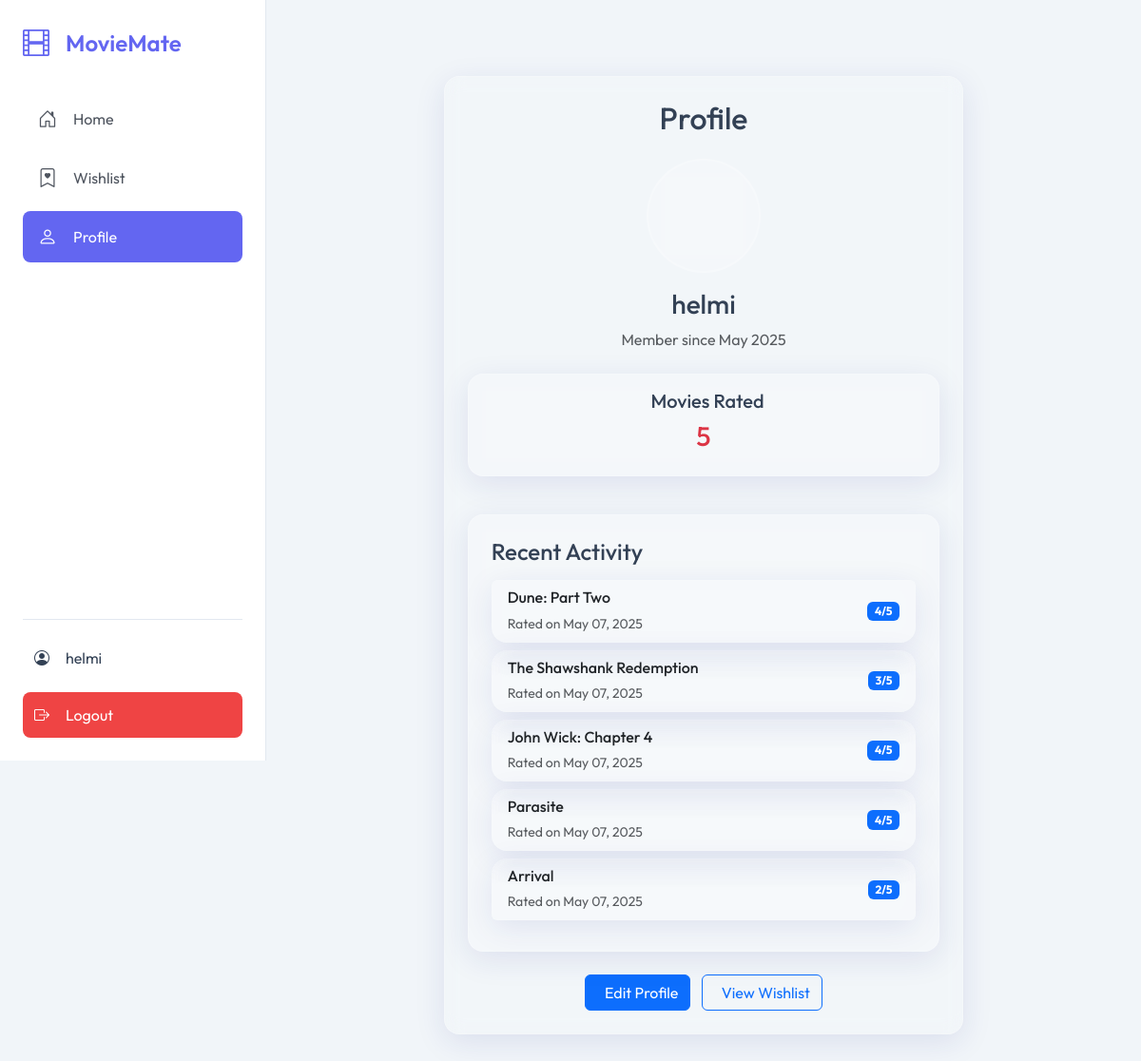
Screenshot of /movies/profile/ (signed in) with the database file from the repository.
### movies/models.py (models this page shows, shortened)
class Rating(models.Model):
    movie = models.ForeignKey(Movie, on_delete=models.CASCADE, related_name='ratings')
    user = models.ForeignKey(User, on_delete=models.CASCADE)  # Changed from Reviewer to User
    rev_stars = models.PositiveSmallIntegerField(
        validators=[MinValueValidator(1), MaxValueValidator(5)]
    )
    created_at = models.DateTimeField(auto_now_add=True)  # Added timestamp

class Movie(models.Model):
    mov_title = models.CharField(max_length=200)
    mov_year = models.PositiveIntegerField(validators=[MinValueValidator(1888)])
    mov_time = models.PositiveIntegerField(help_text="Duration in minutes")
    mov_lang = models.CharField(max_length=50)
    mov_dt_rel = models.DateField()
    mov_rel_country = models.CharField(max_length=5)
    genres = models.ManyToManyField(Genre, through='MovieGenre', related_name='genres_movies')
    actors = models.ManyToManyField(Actor, through='MovieCast', related_name='actors_movies')
    directors = models.ManyToManyField(Director, through='MovieDirection', related_name='directors_movies')
    image = models.ImageField(upload_to='movie_images/', blank=True, null=True)

### movies/views.py (the view)
# urls.py: path('profile/', views.profile, name='profile'),
@login_required
def profile(request):
    return render(request, 'movies/profile.html')

### movies/templates/movies/profile.html (shortened to what this page needs)
{% extends 'movies/base.html' %}
{% load static %}
{% block content %}
<div class="container py-5">
    <div class="row justify-content-center">
        <div class="col-md-8">
            <div class="glass-card p-4">
                <h2 class="text-center mb-4">Profile</h2>
                <div class="text-center mb-4">
                    <div class="profile-avatar mb-3">
                    </div>
                    <h3>{{ user.username }}</h3>
                    <p class="text-muted">Member since {{ user.date_joined|date:"F Y" }}</p>
                </div>
                <div class="row mb-4 d-flex justify-content-center">
                    <div class="col-12 text-center">
                        <div class="glass-card p-3 mb-3">
                            <h5>Movies Rated</h5>
                            <p class="h3 text-danger">{{ user.rating_set.count }}</p>
                        </div>
                    </div>
                </div>
                <div class="glass-card p-4 mb-4">
                    <h4 class="mb-3">Recent Activity</h4>
                    {% if user.rating_set.all %}
                        <div class="list-group">
                            {% for rating in user.rating_set.all|slice:":5" %}
                                <div class="list-group-item glass-card mb-2">
                                    <div class="d-flex justify-content-between align-items-center">
                                        <div>
                                            <h6 class="mb-1">{{ rating.movie.mov_title }}</h6>
                                            <small class="text-muted">Rated on {{ rating.created_at|date:"M d, Y" }}</small>
                                        </div>
                                        <span class="badge bg-primary">{{ rating.rev_stars }}/5</span>
                                    </div>
                                </div>
                            {% endfor %}
                        </div>
                    {% else %}
                        <p class="text-muted text-center">No ratings yet</p>
                    {% endif %}
                </div>
                <div class="text-center">
                    <a href="{% url 'edit_profile' %}" class="btn btn-primary me-2">
                        Edit Profile
                    </a>
                    <a href="{% url 'wishlist' %}" class="btn btn-outline-primary">
                        View Wishlist
                    </a>
                </div>
            </div>
        </div>
    </div>
</div>
{% endblock %}

### movies/templates/movies/base.html (shortened to what this page needs)
{% load static %}
<!DOCTYPE html>
<html lang="en">
<head>
    <link href="https://cdn.jsdelivr.net/npm/bootstrap@5.3.0/dist/css/bootstrap.min.css" rel="stylesheet">
    <link rel="stylesheet" href="https://cdn.jsdelivr.net/npm/bootstrap-icons@1.11.1/font/bootstrap-icons.css">
    <link rel="stylesheet" href="{% static 'movies/css/main.css' %}">
</head>
<body>
    <div class="sidebar">
        <div class="sidebar-header">
            <a href="{% url 'home' %}" class="brand">
                <i class="bi bi-film"></i>
                <span>MovieMate</span>
            </a>
        </div>
        <nav class="sidebar-nav">
            <a href="{% url 'home' %}" class="nav-item {% if request.path == '/' %}active{% endif %}">
                <i class="bi bi-house-door"></i>
                <span>Home</span>
            </a>
            <a href="{% url 'wishlist' %}" class="nav-item {% if 'wishlist' in request.path %}active{% endif %}">
                <i class="bi bi-bookmark-heart"></i>
                <span>Wishlist</span>
            </a>
            <a href="{% url 'profile' %}" class="nav-item {% if 'profile' in request.path %}active{% endif %}">
                <i class="bi bi-person"></i>
                <span>Profile</span>
            </a>
        </nav>
        <div class="sidebar-footer">
            {% if user.is_authenticated %}
                <div class="user-profile">
                    <i class="bi bi-person-circle"></i>
                    <span>{{ user.username }}</span>
                </div>
                <form action="{% url 'logout' %}" method="post" class="d-inline">
                    <button type="submit" class="btn-logout">
                        <i class="bi bi-box-arrow-right"></i>
                        <span>Logout</span>
                    </button>
                </form>
            {% else %}
                <a href="{% url 'login' %}" class="btn-login">
                    <i class="bi bi-box-arrow-in-right"></i>
                    <span>Login</span>
                </a>
            {% endif %}
        </div>
    </div>
    <main class="main-content">
        {% block content %}{% endblock %}
    </main>
</body>
</html>

### movies/static/movies/css/main.css (style rules this page uses)
:root { --primary-color: #6366f1; --primary-dark: #4f46e5; --secondary-color: #1e293b; --accent-color: #f8fafc; --text-color: #334155; --text-light: #4f555f; --background: #f1f5f9; --card-bg: #ffffff; --border-color: #e2e8f0; --success-color: #22c55e; --error-color: #ef4444; --warning-color: #f59e0b; --sidebar-width: 280px; }
body { font-family: 'Outfit', sans-serif; color: var(--text-color); background: var(--background); min-height: 100vh; display: flex; margin: 0; }
.sidebar { width: var(--sidebar-width); background: var(--card-bg); border-right: 1px solid var(--border-color); height: 100vh; position: fixed; display: flex; flex-direction: column; padding: 1.5rem; }
.sidebar-header { margin-bottom: 2rem; }
.brand { display: flex; align-items: center; gap: 0.75rem; font-size: 1.5rem; font-weight: 600; color: var(--primary-color); text-decoration: none; }
.brand i { font-size: 1.75rem; }
.sidebar-nav { display: flex; flex-direction: column; gap: 0.5rem; flex: 1; }
.nav-item { display: flex; align-items: center; gap: 0.75rem; padding: 0.75rem 1rem; color: var(--text-light); text-decoration: none; border-radius: 0.5rem; transition: all 0.2s ease; }
.nav-item.active { background: var(--primary-color); color: white; }
.nav-item i { font-size: 1.25rem; }
.sidebar-footer { border-top: 1px solid var(--border-color); padding-top: 1rem; margin-top: 1rem; }
.user-profile { display: flex; align-items: center; gap: 0.75rem; padding: 0.75rem; color: var(--text-color); margin-bottom: 0.75rem; }
.btn-login, .btn-logout { display: flex; align-items: center; gap: 0.75rem; width: 100%; padding: 0.75rem; border: none; border-radius: 0.5rem; font-size: 1rem; cursor: pointer; transition: all 0.2s ease; }
.btn-logout { background: var(--error-color); color: white; }
.main-content { flex: 1; margin-left: var(--sidebar-width); padding: 2rem; }
.profile-avatar { color: var(--primary-color); background: rgba(255, 255, 255, 0.1); width: 120px; height: 120px; border-radius: 50%; display: flex; align-items: center; justify-content: center; margin: 0 auto; backdrop-filter: blur(10px); border: 2px solid rgba(255, 255, 255, 0.2); }
.list-group-item.glass-card { background: rgba(255, 255, 255, 0.05); border: 1px solid rgba(255, 255, 255, 0.1); transition: transform 0.2s ease; }
.glass-card { background: rgba(255, 255, 255, 0.1); backdrop-filter: blur(10px); border: 1px solid rgba(255, 255, 255, 0.2); border-radius: 1rem; box-shadow: 0 8px 32px 0 rgba(31, 38, 135, 0.1); }

### movies/static/movies/css/base.css (style rules this page uses)
body { min-height: 100vh; }

### movies/static/movies/css/movies.css (style rules this page uses)
.bi { margin-right: 5px; }

### rows the page displays
Rating: movie.mov_title "Dune: Part Two", created_at "May 07, 2025", rev_stars "4"
Rating: movie.mov_title "The Shawshank Redemption", created_at "May 07, 2025", rev_stars "3"
Rating: movie.mov_title "John Wick: Chapter 4", created_at "May 07, 2025", rev_stars "4"
Rating: movie.mov_title "Parasite", created_at "May 07, 2025", rev_stars "4"
Rating: movie.mov_title "Arrival", created_at "May 07, 2025", rev_stars "2"

### other values shown
{{ user.username }} "helmi"
{{ user.date_joined|date:"F Y" }} "May 2025"
{{ user.rating_set.count }} "5"
